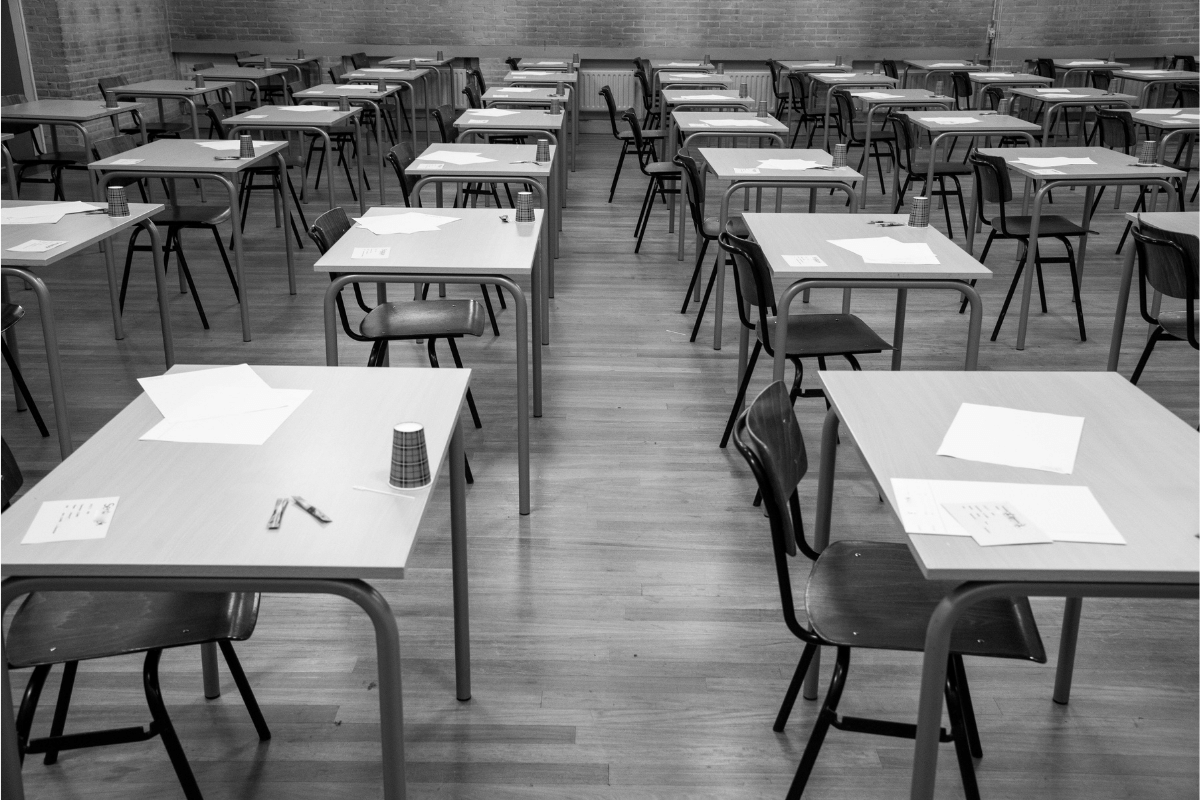
#> input picture lab3/images/classroom.png, 1200 x 800 px
$ python task6.py
#> lines starting #> are read from the running program, lines starting #| are printed output that depends on the picture; after the words box and inside, x2 and y2 are one past the last pixel; in counts of white or black regions, pixels touching at a corner belong together
#!/usr/bin/env python3
"""
Task 4: Convolution Blur - Student Template
Apply a blurring filter to an image using manual convolution
(without cv2.filter2D).
"""

import cv2
import numpy as np

def convolve(image, kernel):
    """Perform convolution on a grayscale image with a given kernel."""
    # TODO: Get image and kernel dimensions
    # Hint: .shape
    img_h, img_w = image.shape
    k_h, k_w = kernel.shape

    # TODO: Pad the image with zeros around the border
    # Hint: use np.pad(image, ((pad_h, pad_h), (pad_w, pad_w)), mode='constant')
    pad_h = k_h // 2
    pad_w = k_w // 2
    padded = np.pad(image, ((pad_h, pad_h), (pad_w, pad_w)), mode='constant')

    # TODO: Create an empty output image
    # Hint: matrix the same size of the current image
    output = np.zeros((img_h, img_w), dtype=np.float32)

    # TODO: Loop over each pixel (y, x)
    # Extract the region of interest (ROI) from padded image
    # Multiply by kernel and sum up values
    # Assign to output[y, x]
    # Hint: np.sum(region * kernel)
    for y in range(img_h):
        for x in range(img_w):
            region = padded[y:y + k_h, x:x + k_w]
            output[y, x] = np.sum(region * kernel)


    # Clip values to 0–255
    output = np.clip(output, 0, 255).astype(np.uint8)

    return output

def main():
    image_path = "images/classroom.png"
    # Read image in grayscale
    image = cv2.imread(image_path, cv2.IMREAD_GRAYSCALE)
#> image is the input picture: shape (800, 1200); min 0, max 253, mean 118.9
    if image is None:
        raise FileNotFoundError("Image file not found. Place 'sample.jpg' in the same folder.")

    # TODO: Define a simple 3x3 averaging kernel (all ones / 9)
    kernel = np.ones((3, 3), dtype=np.float32) / 9.0

    # Define a simple 3x3 sobel operators
    sobel_x = np.array([[-1, 0, 1],
                         [-2, 0, 2],
                         [-1, 0, 1]], dtype=np.float32)

    sobel_y = np.array([[-1, -2, -1],
                         [0, 0, 0],
                         [1, 2, 1]], dtype=np.float32)

    # Apply convolution
    # (IN REALITY IS CROSS CORRELATION, we are not flipping the kernel)
    grad_x = convolve(image, sobel_x)
    grad_y = convolve(image, sobel_y)
#> after the loop in convolve (call 2), `for y in range(img_h):`:
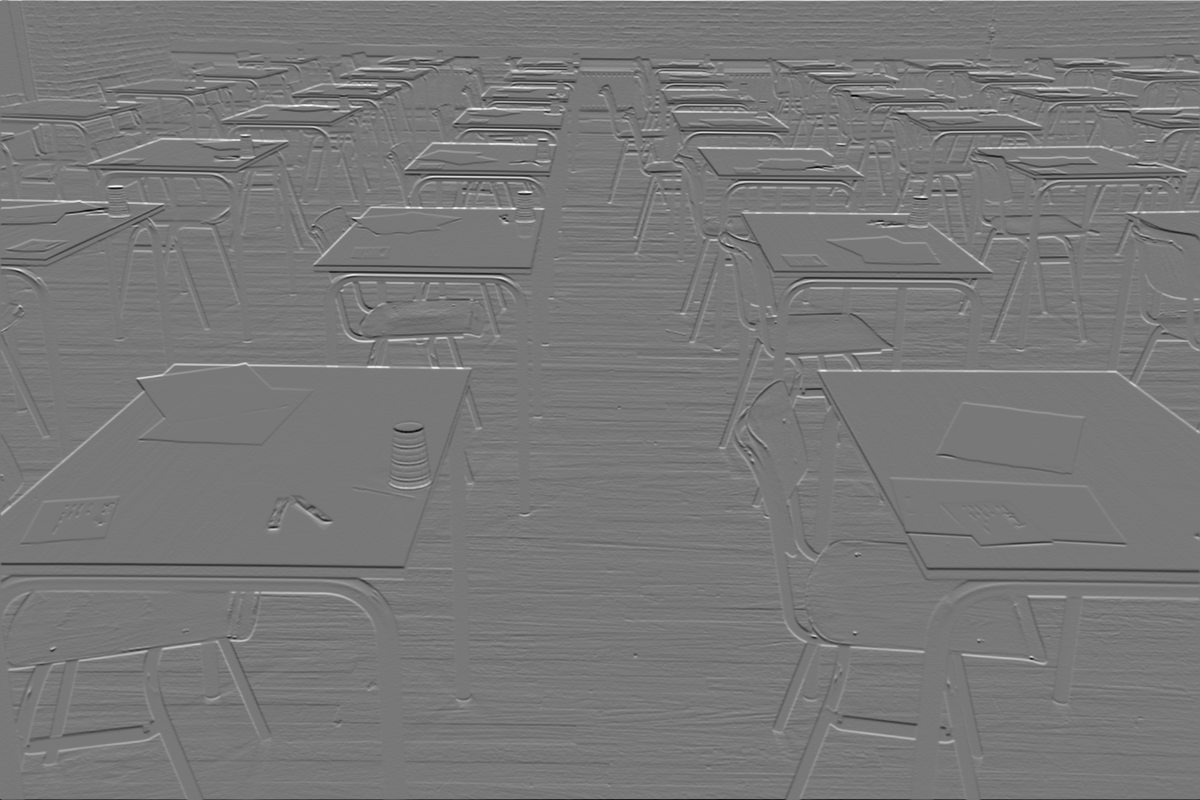
#> output: shape (800, 1200) float32; min -802, max 894, mean 0; drawn with min black and max white

    edges = np.sqrt(grad_x.astype(np.float32)**2 + grad_y.astype(np.float32)**2)
    edges = np.clip(edges, 0, 255).astype(np.uint8)

    edges = cv2.normalize(edges, None, 0, 255, cv2.NORM_MINMAX).astype(np.uint8)


    # TODO: Display results (original and blurred)
    cv2.putText(image, "Original", (10, 30), cv2.FONT_HERSHEY_SIMPLEX, 0.5, 255, 2)
#> image: shape (800, 1200); 0.05% of pixels changed, all inside (x1, y1, x2, y2) = (11, 18, 68, 36)
    cv2.putText(grad_x, "Sobel X", (10, 30), cv2.FONT_HERSHEY_SIMPLEX, 0.5, 255, 2)
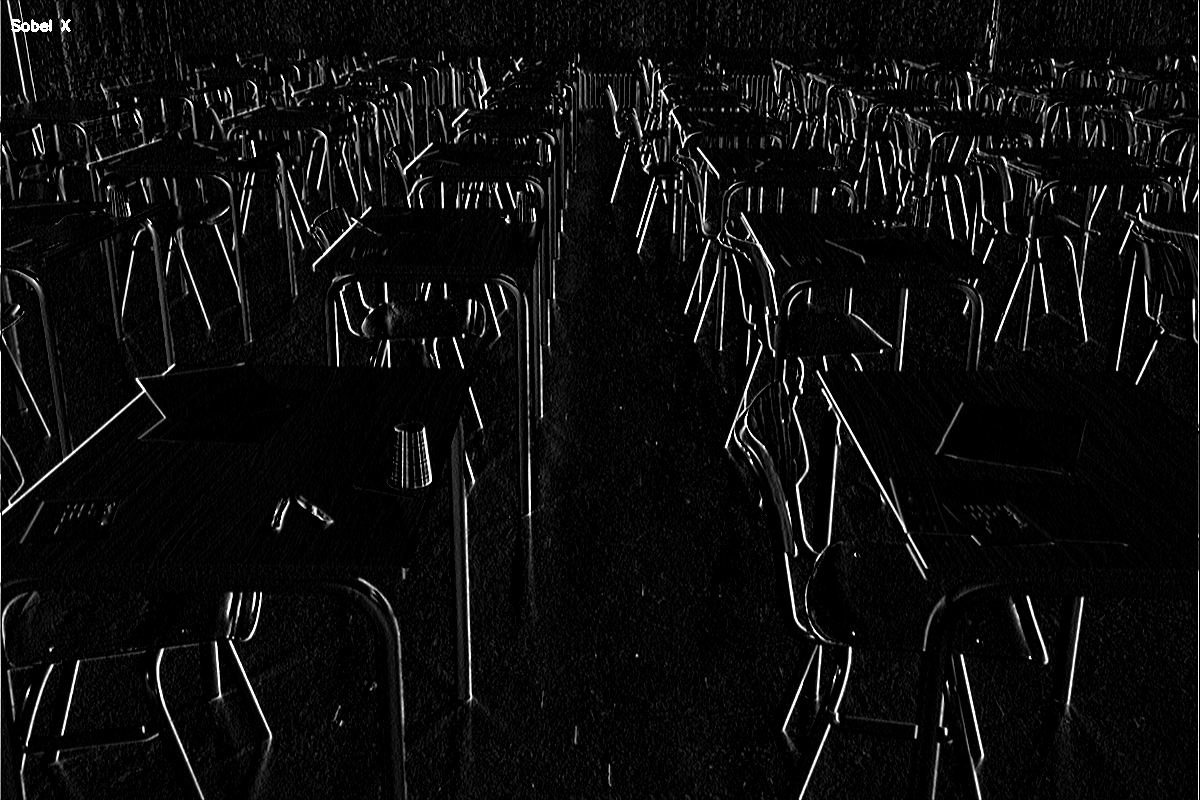
#> grad_x: shape (800, 1200); min 0, max 255, mean 13.6
    cv2.putText(grad_y, "Sobel Y", (10, 30), cv2.FONT_HERSHEY_SIMPLEX, 0.5, 255, 2)
#> grad_y: shape (800, 1200); min 0, max 255, mean 18.1
    cv2.putText(edges, "Sobel Magnitude", (10, 30), cv2.FONT_HERSHEY_SIMPLEX, 0.5, 255, 2)
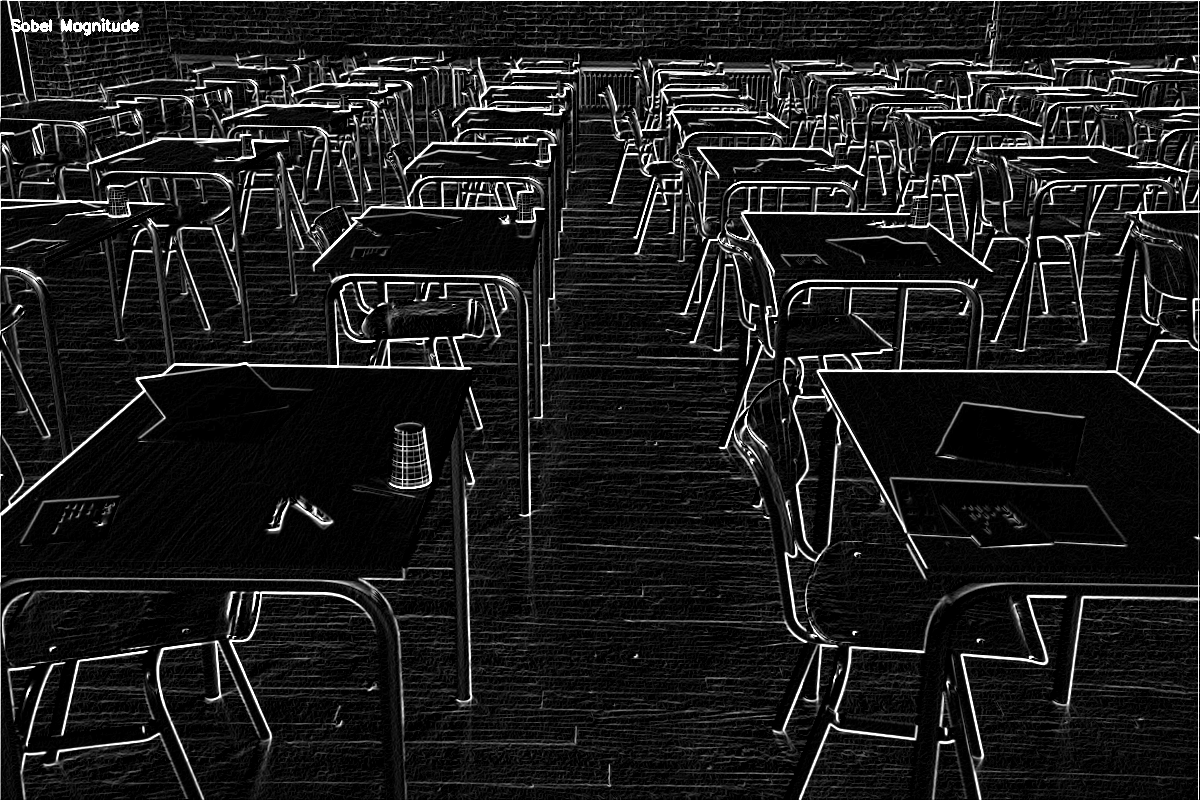
#> edges: shape (800, 1200); min 0, max 255, mean 29

    top    = np.hstack((image, grad_x))
    bottom = np.hstack((grad_y, edges))
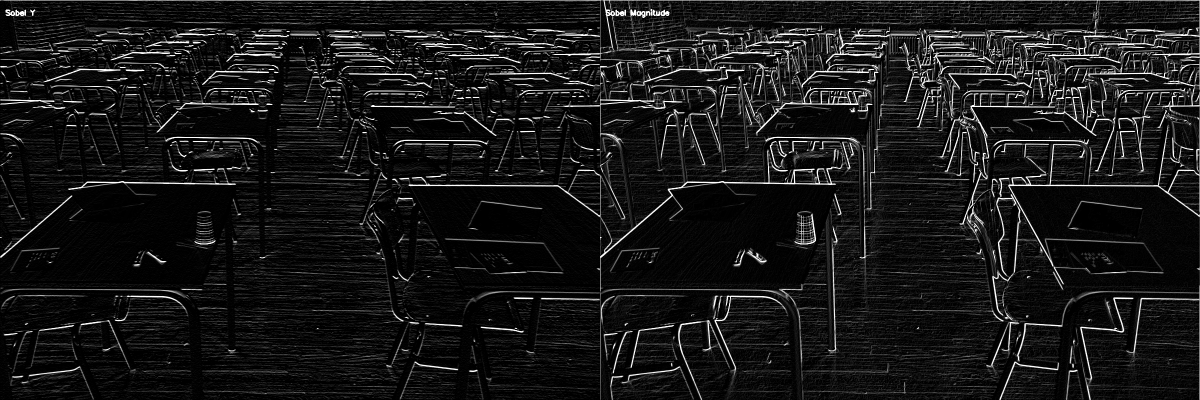
#> bottom: shape (800, 2400) (shown at 1/2 size); min 0, max 255, mean 23.5
    grid   = np.vstack((top, bottom))
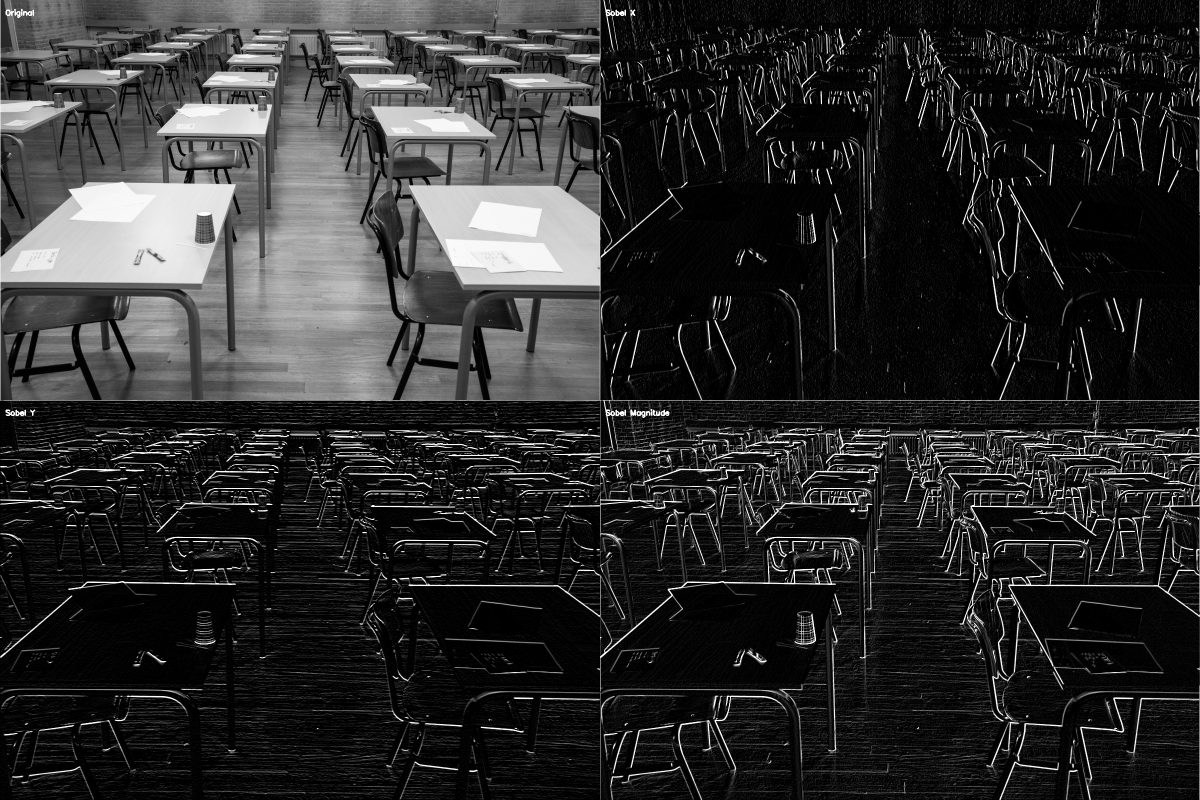
#> grid: shape (1600, 2400) (shown at 1/2 size); min 0, max 255, mean 44.9
    cv2.imshow("Sobel Edge Detection Results", grid)

    cv2.waitKey(0)
    cv2.destroyAllWindows()

if __name__ == "__main__":
    main()

$ run again, with lab3/images/wheel.png copied over lab3/images/classroom.png
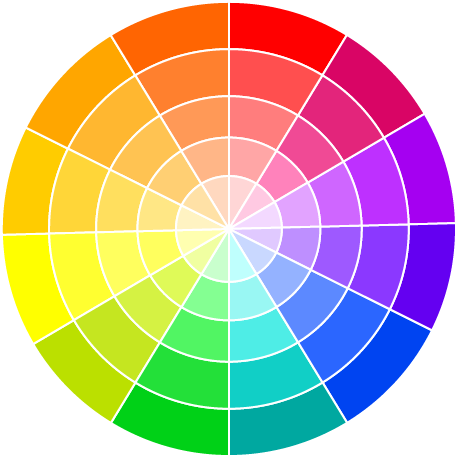
#> input picture lab3/images/wheel.png, 457 x 458 px
#> after the loop in convolve (call 2), `for y in range(img_h):`:
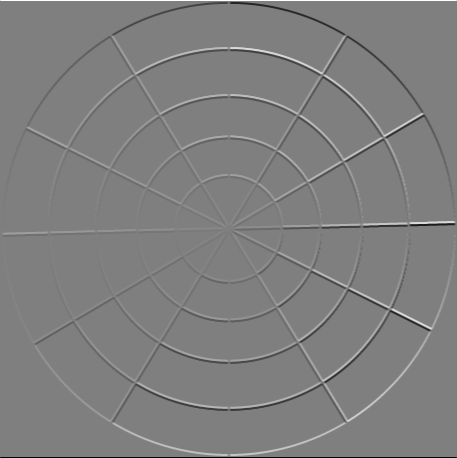
#> output: shape (458, 457) float32; min -1020, max 1020, mean 0; drawn with min black and max white
#> grad_x: shape (458, 457); min 0, max 255, mean 10.1
#> grad_y: shape (458, 457); min 0, max 255, mean 10.4
#> in main, `grid   = np.vstack((top, bottom))`:
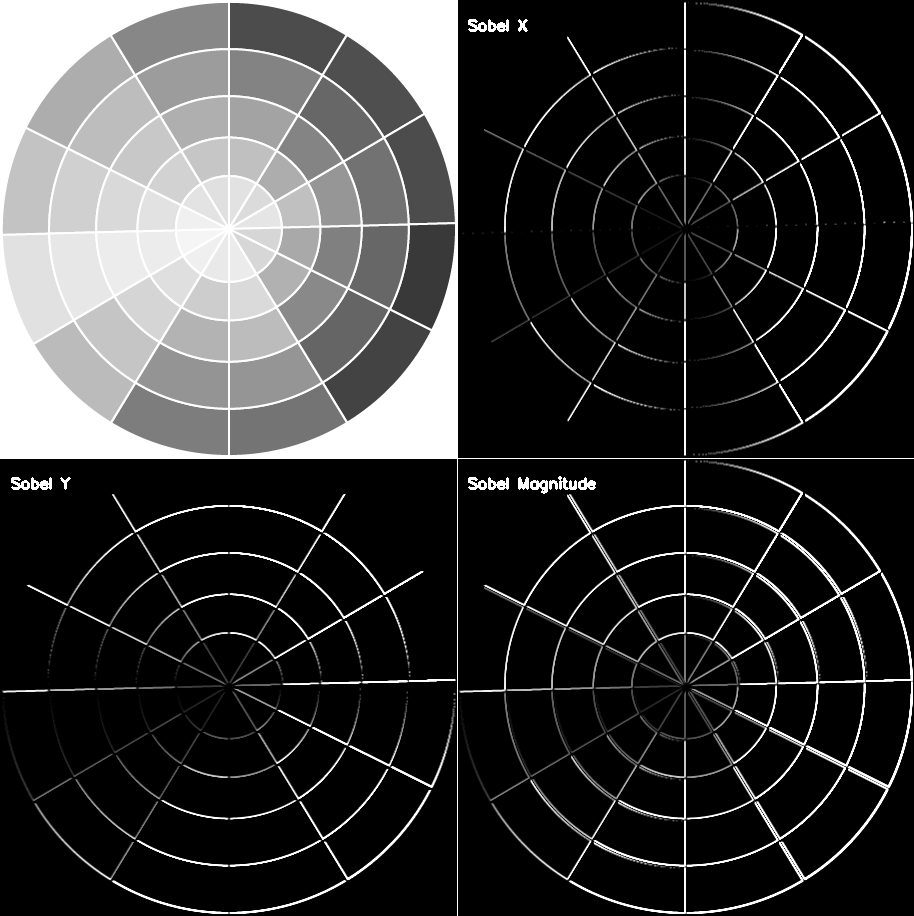
#> grid: shape (916, 914); min 0, max 255, mean 55.7
